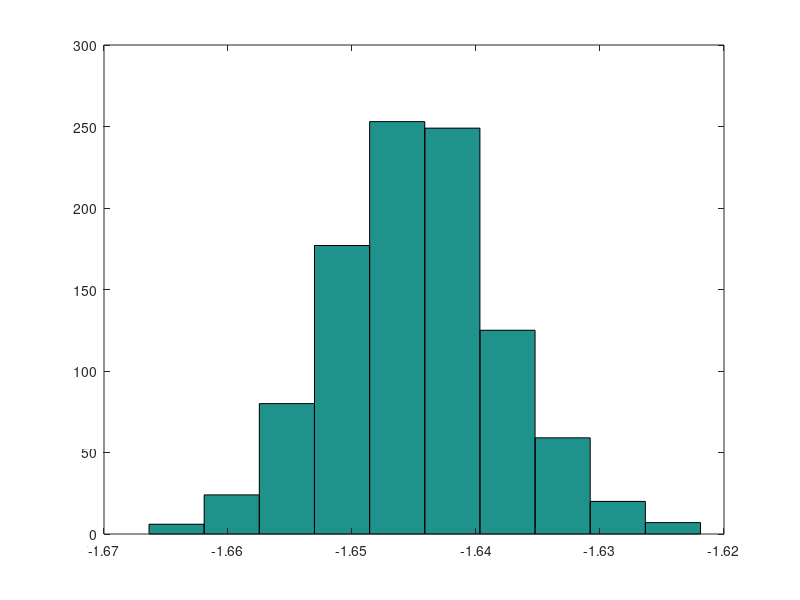
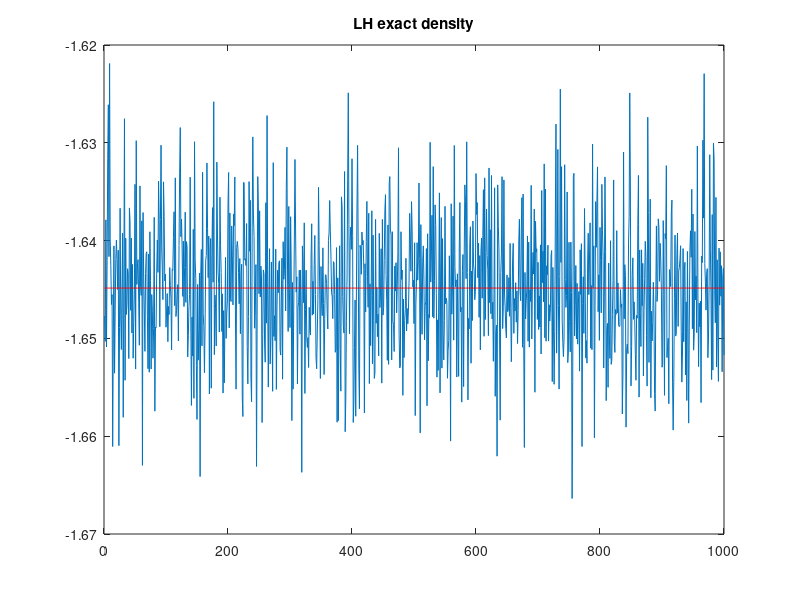

Here is the MATLAB script that generated these plots, in order:
% We are interested in (dP * 100)% percentile:
dP  = 0.05;

% Target distribution: N( 0, 1 ):
dTargetMean     = 0;
dTargetStdev    = 1;

% Candidate distribution: N( -2, 1 ):
dCandidateMean  = -2;
dCandidateStdev = 1;

% Number of draws:
iN = 10000;

% Number of repetitions:
iM = 1000;

vISestimateOfPercentile = zeros(iM,1);

for i=1:iM
    % Obtain candidate draws, compute candidate en target density and IS weights:
    vCandidateDraws = normrnd(dCandidateMean, dCandidateStdev, iN, 1 );
    vCandidatePdf   = normpdf(vCandidateDraws, dCandidateMean, dCandidateStdev );
    vTargetPdf      = normpdf(vCandidateDraws, dTargetMean, dTargetStdev );
    vISweights      = (1/iN) * vTargetPdf ./ vCandidatePdf;

    % Sort draws (and corresponding weights) using "sortrows":
    mCandidateDraws_ISweights       = [ vCandidateDraws  vISweights];
    mSortedCandidateDraws_ISweights = sortrows( mCandidateDraws_ISweights, 1 );

    % Compute cumulative sum of IS weights and
    vCumulativeISweights = cumsum( mSortedCandidateDraws_ISweights(:,2) );
    iNumberOfCumulativeWeightsSmallerThanP = sum( vCumulativeISweights < dP );
    dISestimateOfPercentile = mSortedCandidateDraws_ISweights( iNumberOfCumulativeWeightsSmallerThanP, 1 );
    vISestimateOfPercentile(i) = dISestimateOfPercentile;
end

hist( vISestimateOfPercentile );
dMeanISestimateOfPercentile = mean( vISestimateOfPercentile )
dTruePercentile = norminv(dP)

%%
figure(2)
plot(vISestimateOfPercentile)
hold on
plot(dTruePercentile*ones(iM, 1),'r')
hold off
title('LH exact density')